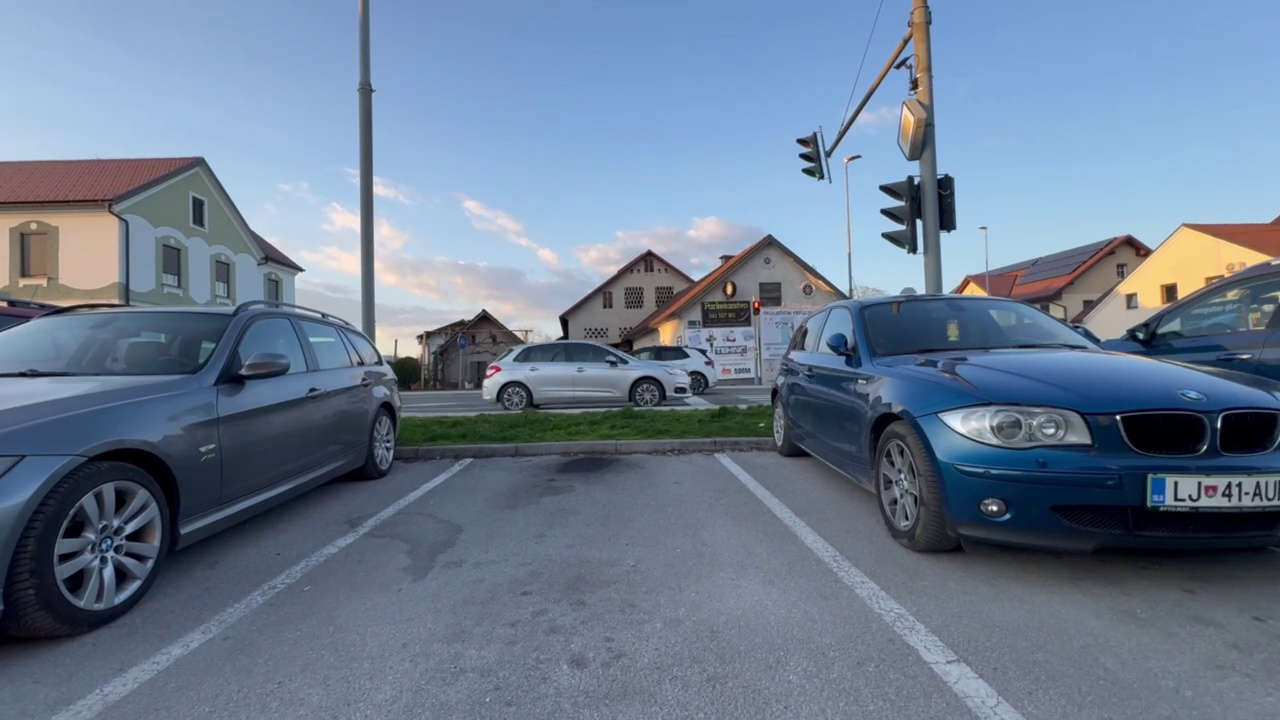
#> input picture komunikacija/KOMPRESIJA_DEKOMPRESIJA/Primer_delovanja_FLOCIC/Debian/compressor/test.jpg, 1280 x 720 px
$ python kompresija_cpp.py
#> lines starting #> are read from the running program, lines starting #| are printed output that depends on the picture
import cv2
import numpy as np
import compressor

img = cv2.imread("test.jpg", cv2.IMREAD_GRAYSCALE)
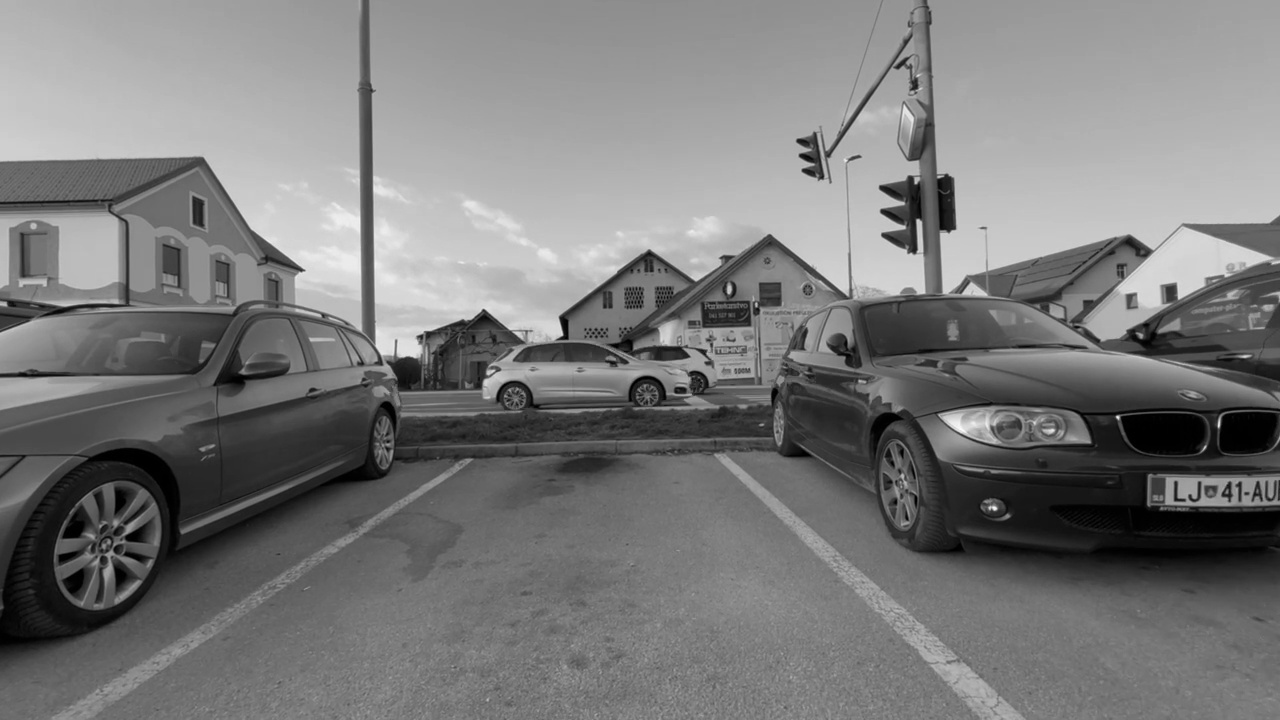
#> img: shape (720, 1280); min 0, max 252, mean 122.1
assert img is not None

#> (the run stopped early here; a loop or call above may not have finished)
